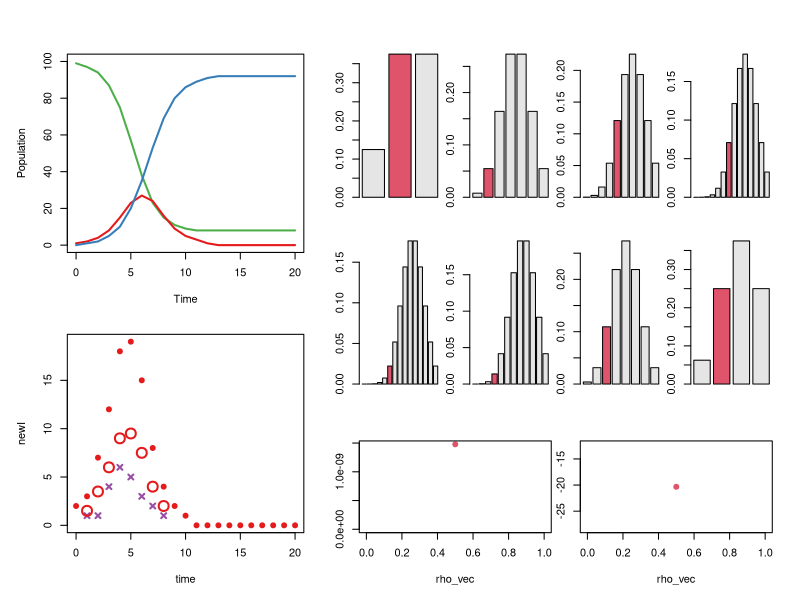
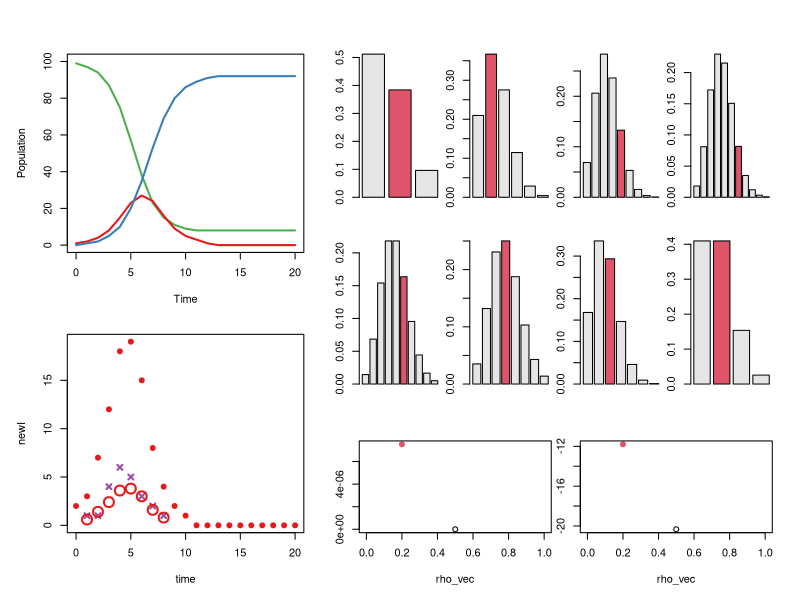
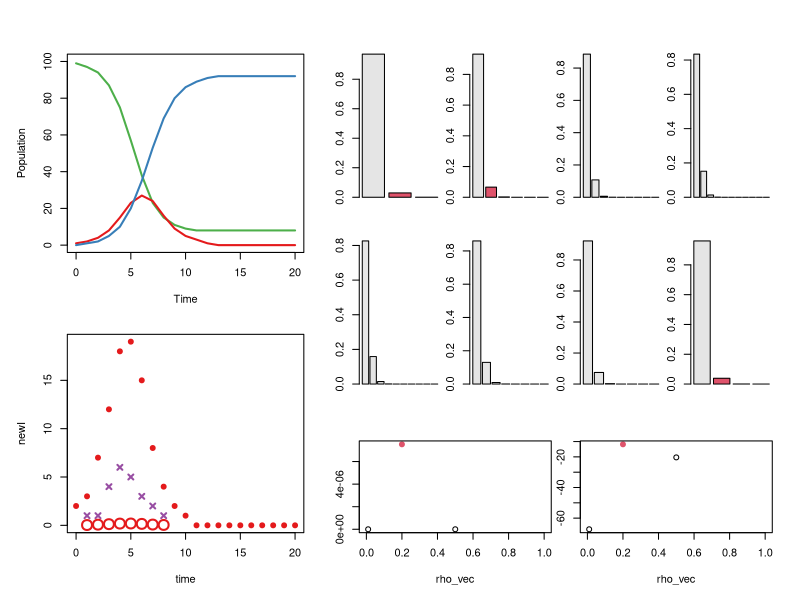
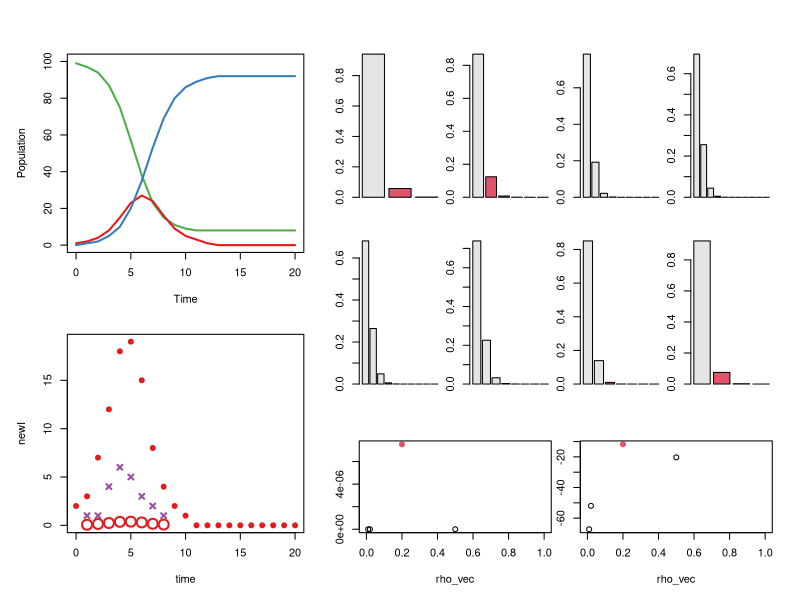
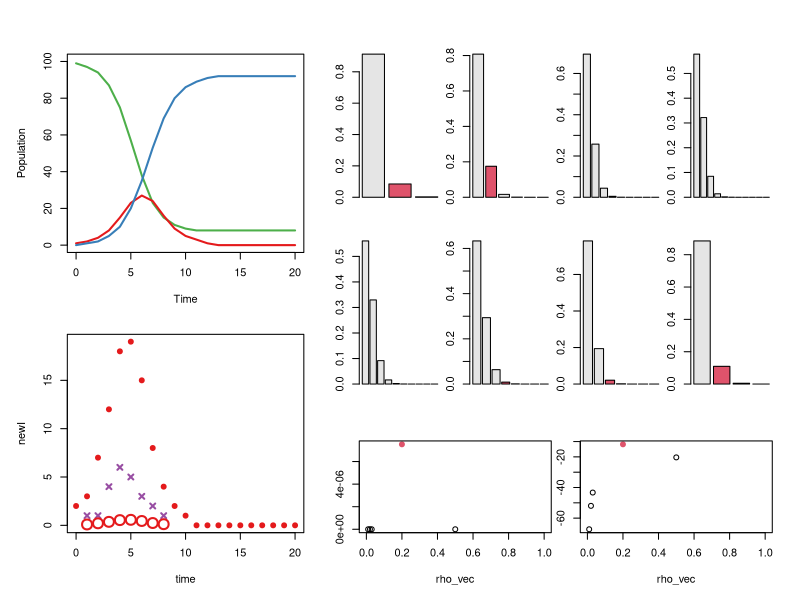
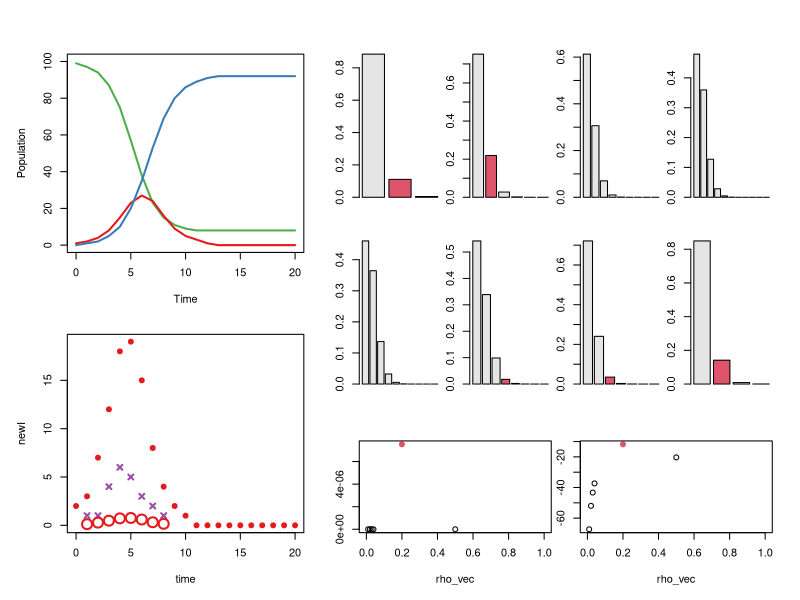
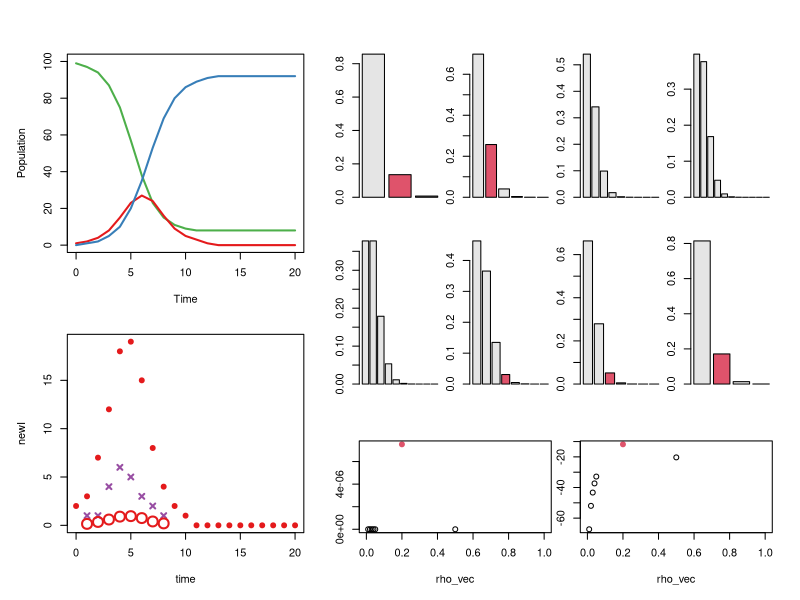
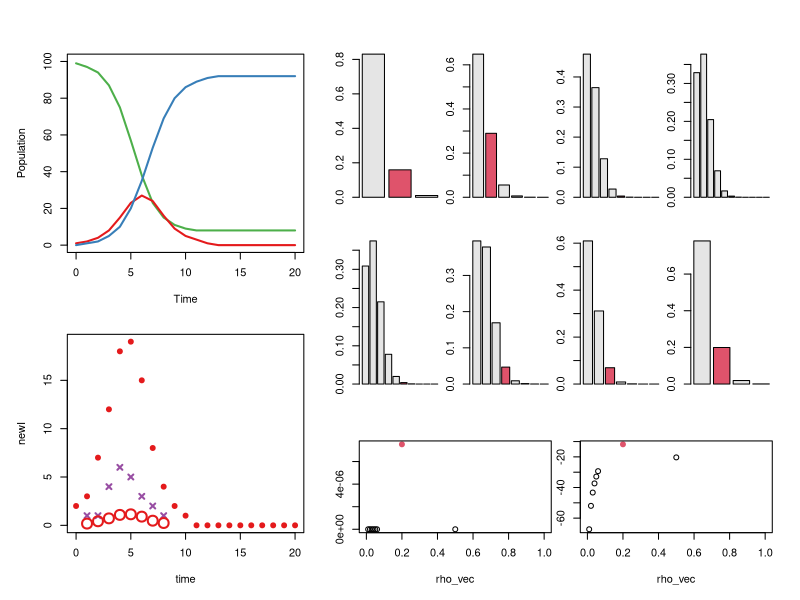

Write R code to recreate these figures, in order.
rm(list = ls())
true_beta = 2
true_gamma = 1
true_rho = 0.25
true_i0 = 0.01
true_rho = 0.25
true_N = 100

guess_beta = 1.8
guess_gamma = 1.1

complete_pars <- function(beta = guess_beta, gamma = guess_gamma, N = true_N, 
                          i0 = true_i0, rho = true_rho, duration = 20, dt = 1){
  pars = data.frame(beta = beta, gamma = gamma, N = N,
                    i0 = i0, rho = rho, duration = duration, dt = dt)
  return(pars)
}

run_SIR <- function(pars){
  beta = pars[['beta']]
  gamma = pars[['gamma']]
  N = pars[['N']]
  i0 = pars[['i0']]
  rho = pars[['rho']]
  dt = pars[['dt']]
  duration = pars[['duration']]
  dt = pars[['dt']]
  times = seq(0,duration, by = dt)
  SIR_df = data.frame(time = times, 
                      S = 0, I = 0, R = 0, newI = 0, newC = 0)
  SIR_df$I[1] <- round(i0*N)
  SIR_df$S[1] <- N - SIR_df$I[1]
  
  for (t_num in seq_along(head(times, -1))){
    S = SIR_df$S[t_num]
    I = SIR_df$I[t_num]
    R = SIR_df$R[t_num]
    #
    newI = round(S * (1 - exp(-beta * I / N * dt)))
    newR = round(I * (1 - exp(-gamma * dt)))
    newC = rbinom(1, newI, prob = rho)
    #
    SIR_df$S[t_num + 1] = S - newI
    SIR_df$I[t_num + 1] = I + newI - newR
    SIR_df$R[t_num + 1] = R + newR
    SIR_df$newI[t_num] = newI
    SIR_df$newC[t_num] = newC
  }
  return(SIR_df)
}

true_pars = complete_pars(beta = true_beta, gamma = true_gamma)
true_df = run_SIR(true_pars)

require(RColorBrewer)

SIR_COLS = brewer.pal(4, 'Set1')[c(3, 1, 2, 4)]

obs_weeks = 1:8
obs_df <- true_df[which(true_df$time %in% obs_weeks), c("time", "newC")]

plot_sir = function(df, rho){
  time = df[['time']]
  S = df[['S']]
  I = df[['I']]
  R = df[['R']]
  newI = df[['newI']]
  
  obs_weeks = obs_df[['time']]
  #
  plot(time, S, type = 'l', xlab = 'Time', ylab = 'Population', ylim = c(0, max(S+I+R)), lwd = 2, col = SIR_COLS[1])
  lines(time, I, lwd = 2, col = SIR_COLS[2])
  lines(time, R, lwd = 2, col = SIR_COLS[3])
  #
  obs_locs <- which(time %in% obs_weeks)
  plot(time, newI, col = SIR_COLS[2], pch = 19)
  points(obs_df$time, obs_df$newC, col = SIR_COLS[4], pch = 4, lwd = 2)
  points(time[obs_locs], rho * newI[obs_locs], col = SIR_COLS[2], cex = 2, lwd = 2)
}

plot_likelihood <- function(rho, newI, newC, tol = 1e-1){
  prob_df = data.frame(obs = 0:newI,
                       prob = dbinom(0:newI, newI, prob = rho))
  prob_df$rel_prob = prob_df$prob / max(prob_df$prob)
  xmin <- max(min(min(which(prob_df$rel_prob > tol))-1, newC - 5), 0)
  xmax <- min(max(max(which(prob_df$rel_prob > tol)), newC + 5), newI)
  prob_df$keep <- 0
  prob_df$keep[xmin:xmax] <- 1
  prob_df$COL <- 1
  prob_df$COL[which(prob_df$obs == newC)] <- 2
  COLS <- c(rgb(0,0,0,.1), 2)
  barplot(prob_df$prob[prob_df$keep == 1], col = COLS[prob_df$COL[prob_df$keep == 1]])
}

get_ll = function(rho, df, obs_df){
  obs_weeks = obs_df[['time']]
  #
  newC_vec = obs_df[['newC']]
  newI_vec <- df[['newI']][which(df[['time']] %in% obs_weeks)]
  #
  L = prod(dbinom(newC_vec, newI_vec, prob = rho))
  ll = sum(dbinom(newC_vec, newI_vec, prob = rho, log = TRUE))
  #
  return(list(L = L, ll = ll))
}

plot_obs <- function(rho, df, obs_df){
  obs_weeks = obs_df[['time']]
  for (o_num in seq_along(obs_weeks)){
    tmp_newI <- df$newI[which(df$time == obs_weeks[o_num])]
    tmp_newC <- obs_df$newC[which(obs_df$time == obs_weeks[o_num])]
    plot_likelihood(rho, tmp_newI, tmp_newC)
  }
}


plot_Ls <- function(history){
  rho_vec <- history[['rho']]
  L_vec <- history[['L']]
  COLS <- rep(1, length(L_vec))
  PCHS <- rep(1, length(L_vec))
  COLS[which.max(L_vec)] <- 2
  PCHS[which.max(L_vec)] <- 19
  
  #
  plot(rho_vec, L_vec, xlim = c(0, 1),
       ylim = c(0, max(L_vec)), col = COLS, pch = PCHS)
}


plot_lls <- function(history){
  rho_vec <- history[['rho']]
  ll_vec <- history[['ll']]
  COLS <- rep(1, length(ll_vec))
  PCHS <- rep(1, length(ll_vec))
  COLS[which.max(ll_vec)] <- 2
  PCHS[which.max(ll_vec)] <- 19
  
  YMIN <- min(ll_vec[which(ll_vec > -Inf)])
  #
  plot(rho_vec, ll_vec, xlim = c(0, 1),
       ylim = c(YMIN, max(ll_vec)), col = COLS, pch = PCHS)
}


update_plot <- function(current, history, obs_df, get_mle = FALSE){
  panels = c(1, 3, 4, 5, 6, 1, 3, 4, 5, 6,
             1, 7, 8, 9, 10, 2, 7, 8, 9, 10,
             2, 11, 11, 12, 12, 2, 11, 11, 12, 12)
  
  if (get_mle){
    # 1 Find mle, punch that in for rho
    # 2 fill in the history with the whole likelihood and log-likelihood
  }
  layout(matrix(panels, 6, 5, byrow = TRUE),
         widths = c(3,1,1,1,1)) 
  par(mar=c(5.1,5.1,1.1,2.1), oma = c(0,0,3,2))
  plot_sir(current[['df']], current[['pars']][['rho']])
  par(mar=c(2.1,2.1,1.1,.1))  
  plot_obs(current[['pars']][['rho']], current[['df']], obs_df)
  #
  par(mar = c(5.1,2.1,2.1,.1))
  plot_Ls(history)
  plot_lls(history)
}

run_pars <- function(pars, obs_df){
  df = run_SIR(pars)
  ll = get_ll(pars[['rho']], df, obs_df)
  out <- c(ll, list(pars = pars, df = df))
  return(out)
}

init_best = function(init_pars, n_track, obs_df){
  df = run_SIR(init_pars)
  ll <- get_ll(init_pars[['rho']], df, obs_df)
  # 
  return(list(ll_vec = rep(NA, n_track),
              best = list(ll = ll, pars = init_pars, df = df)))
}

get_run_df <- function(run_list){
  rho <- run_list[['pars']][['rho']]
  L <- run_list[['L']]
  ll <- run_list[['ll']]
  #
  df <- data.frame(rho = rho, L = L, ll = ll)
  #
  return(df)
}

update_history <- function(current, history){
  current_df <- get_run_df(current)
  if (is.null(history)){
    history <- current_df
  } else {
    history <- rbind(history, current_df)  
  }
  return(history)
}

run_guess <- function(guess_pars, history, obs_df){
  current <- run_pars(guess_pars, obs_df)
  history <- update_history(current, history)
  update_plot(current, history, obs_df)
  return(history)
}

init_hist <- function(pars, obs_df){
  current <- run_pars(pars, obs_df)
  history <- get_run_df(current)
  return(history)
}

# Start with rho from previous page
init_rho = 0.5
history = init_hist(complete_pars(beta = guess_beta, 
                                  gamma = guess_gamma, 
                                  rho = init_rho), obs_df)
history = {}
history <- run_guess(complete_pars(rho = init_rho), history, obs_df)
############
# Start here
############


guess_rho = 0.2
history <- run_guess(complete_pars(rho = guess_rho), history, obs_df)
for (guess_rho in seq(0.01,.99, by = 0.01)){
  history <- run_guess(complete_pars(rho = guess_rho), history, obs_df)
  Sys.sleep(0.1)  # Pause for 0.1 seconds
  flush.console() # Force display
}






guess_beta = 2
guess_gamma = 1
guess_rho = 0.25


history <- run_guess(complete_pars(beta = guess_beta,
                                   gamma = guess_gamma,
                                   rho = guess_rho), history, obs_df)
